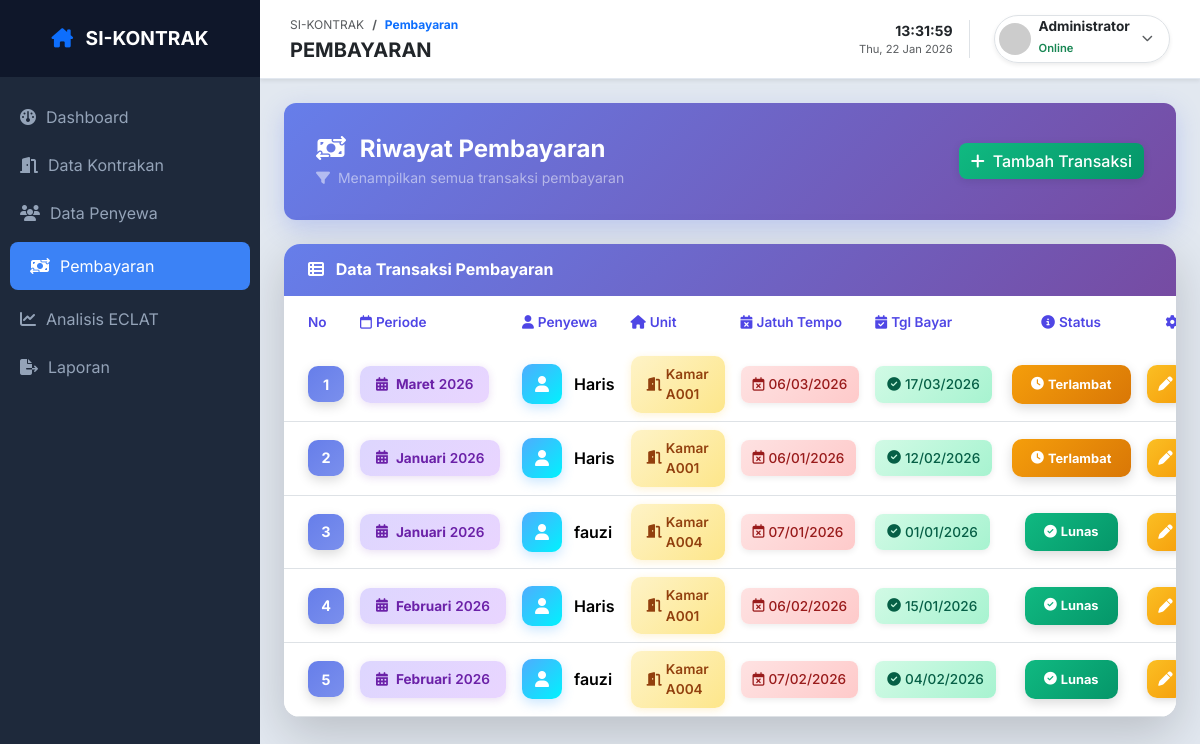
/index.php?page=pembayaran (signed in), run on the app's committed database.
### tables this page shows
CREATE TABLE `pembayaran` (
  `id_pembayaran` int(11) NOT NULL,
  `id_penyewa` int(11) DEFAULT NULL,
  `id_kontrakan` int(11) DEFAULT NULL,
  `bulan` varchar(20) DEFAULT NULL,
  `tahun` int(11) DEFAULT NULL,
  `jatuh_tempo` date DEFAULT NULL,
  `tanggal_bayar` date DEFAULT NULL,
  `status` varchar(20) DEFAULT NULL
);

CREATE TABLE `penyewa` (
  `id_penyewa` int(11) NOT NULL,
  `nama_penyewa` varchar(100) NOT NULL,
  `id_kontrakan` int(11) DEFAULT NULL,
  `no_hp` varchar(20) DEFAULT NULL,
  `alamat` text DEFAULT NULL
);

CREATE TABLE `kontrakan` (
  `id_kontrakan` int(11) NOT NULL,
  `tipe_kamar` varchar(50) DEFAULT NULL,
  `harga` int(11) DEFAULT NULL,
  `jatuh_tempo` int(2) DEFAULT 10,
  `id_penyewa` int(11) DEFAULT NULL
);

### transaksi/pembayaran.php (the view, shortened to what this page needs)
<?php
$id_filter = isset($_GET['id_penyewa']) ? mysqli_real_escape_string($conn, $_GET['id_penyewa']) : '';
$nama_header = "Riwayat Pembayaran";
$sql = "SELECT p.*, s.nama_penyewa, k.tipe_kamar
        FROM pembayaran p
        JOIN penyewa s ON p.id_penyewa = s.id_penyewa
        JOIN kontrakan k ON p.id_kontrakan = k.id_kontrakan";
$sql .= " ORDER BY p.tahun DESC, p.bulan DESC";
$query = mysqli_query($conn, $sql);
?>
<div class="header-gradient mb-4" data-aos="fade-down">
    <div class="d-flex justify-content-between align-items-center">
        <div>
            <h4 class="fw-bold mb-1 text-white">
                <i class="fa-solid fa-money-bill-transfer me-2"></i>
                <?= $nama_header ?>
            </h4>
            <p class="text-white-50 small mb-0">
                <i class="fa-solid fa-filter me-1"></i>
                <?= $id_filter ? 'Filter aktif - Penyewa spesifik' : 'Menampilkan semua transaksi pembayaran' ?>
            </p>
        </div>
        <div class="d-flex gap-2">
            <a href="index.php?page=pembayaran_form<?= $id_filter ? '&id_penyewa='.$id_filter : '' ?>" class="btn btn-success">
                <i class="fa-solid fa-plus me-2"></i>Tambah Transaksi
            </a>
        </div>
    </div>
</div>
<div class="card border-0 shadow-lg colorful-card" data-aos="fade-up">
    <div class="card-header-gradient">
        <h6 class="mb-0 fw-bold text-white">
            <i class="fa-solid fa-table-list me-2"></i>
            Data Transaksi Pembayaran
        </h6>
    </div>
    <div class="card-body p-0">
        <div class="table-responsive">
            <table class="table table-hover align-middle mb-0 colorful-table">
                <thead>
                    <tr>
                        <th class="ps-4 py-3">No</th>
                        <th class="py-3">
                            <i class="fa-regular fa-calendar me-1"></i>Periode
                        </th>
                        <th class="py-3">
                            <i class="fa-solid fa-user me-1"></i>Penyewa
                        </th>
                        <th class="py-3">
                            <i class="fa-solid fa-house me-1"></i>Unit
                        </th>
                        <th class="py-3">
                            <i class="fa-solid fa-calendar-xmark me-1"></i>Jatuh Tempo
                        </th>
                        <th class="py-3">
                            <i class="fa-solid fa-calendar-check me-1"></i>Tgl Bayar
                        </th>
                        <th class="py-3 text-center">
                            <i class="fa-solid fa-info-circle me-1"></i>Status
                        </th>
                        <th class="py-3 text-center">
                            <i class="fa-solid fa-gear me-1"></i>Aksi
                        </th>
                    </tr>
                </thead>
                <tbody>
                    <?php if(mysqli_num_rows($query) > 0): ?>
                        <?php
                        $no = 1;
                        $colors = ['#667eea'];
                        while($row = mysqli_fetch_assoc($query)):
                            $color = $colors[($no - 1) % count($colors)];
                        ?>
                        <tr class="table-row-animated">
                            <td class="ps-4">
                                <div class="number-badge" style="background: linear-gradient(135deg, <?= $color ?>, <?= $color ?>dd);">
                                    <?= $no++ ?>
                                </div>
                            </td>
                            <td>
                                <div class="period-badge">
                                    <i class="fa-solid fa-calendar-days me-2"></i>
                                    <span class="fw-bold"><?= $row['bulan'] ?></span>
                                    <span class="ms-1"><?= $row['tahun'] ?></span>
                                </div>
                            </td>
                            <td>
                                <div class="d-flex align-items-center">
                                    <div class="tenant-avatar">
                                        <i class="fa-solid fa-user"></i>
                                    </div>
                                    <span class="fw-semibold"><?= $row['nama_penyewa'] ?></span>
                                </div>
                            </td>
                            <td>
                                <span class="unit-badge">
                                    <i class="fa-solid fa-door-open me-1"></i><?= $row['tipe_kamar'] ?>
                                </span>
                            </td>
                            <td>
                                <div class="date-box date-danger">
                                    <i class="fa-regular fa-calendar-xmark me-1"></i>
                                    <?= date('d/m/Y', strtotime($row['jatuh_tempo'])) ?>
                                </div>
                            </td>
                            <td>
                                <?php if($row['tanggal_bayar']): ?>
                                    <div class="date-box date-success">
                                        <i class="fa-solid fa-check-circle me-1"></i>
                                        <?= date('d/m/Y', strtotime($row['tanggal_bayar'])) ?>
                                    </div>
                                <?php else: ?>
                                    <div class="date-box date-muted">
                                        <i class="fa-regular fa-circle-xmark me-1"></i>Belum bayar
                                    </div>
                                <?php endif; ?>
                            </td>
                            <td class="text-center">
                                <?php
                                if($row['status'] == 'Lunas') {
                                    $status_class = 'status-success';
                                    $icon = 'fa-circle-check';
                                } elseif($row['status'] == 'Terlambat') {
                                    $status_class = 'status-warning';
                                    $icon = 'fa-clock';
                                } else {
                                    $status_class = 'status-danger';
                                    $icon = 'fa-exclamation-circle';
                                }
                                ?>
                                <span class="status-badge <?= $status_class ?>">
                                    <i class="fa-solid <?= $icon ?> me-1"></i><?= $row['status'] ?>
                                </span>
                            </td>
                            <td class="text-center">
                                <div class="action-buttons">
                                    <a href="index.php?page=edit_pembayaran&id=<?= $row['id_pembayaran'] ?>"
                                       class="action-btn btn-edit"
                                       title="Edit">
                                        <i class="fa-solid fa-pen"></i>
                                    </a>
                                </div>
                            </td>
                        </tr>
                        <?php endwhile; ?>
                    <?php endif; ?>
                </tbody>
            </table>
        </div>
    </div>
</div>

### index.php (style rules this page uses)
body { font-family: 'Inter', sans-serif; background-color: #e2e8f0; }

### transaksi/pembayaran.php (style rules this page uses)
.header-gradient { background: linear-gradient(135deg, #667eea 0%, #764ba2 100%); padding: 2rem; border-radius: 12px; box-shadow: 0 8px 24px rgba(102, 126, 234, 0.3); }
.colorful-card { border-radius: 16px; overflow: hidden; }
.card-header-gradient { background: linear-gradient(135deg, #667eea 0%, #764ba2 100%); padding: 1rem 1.5rem; }
.colorful-table thead { background: linear-gradient(to right, #f8fafc, #e0e7ff); }
.colorful-table thead th { font-weight: 600; font-size: 0.85rem; color: #4f46e5; border: none; }
.table-row-animated { transition: all 0.3s ease; }
.number-badge { width: 36px; height: 36px; border-radius: 10px; display: flex; align-items: center; justify-content: center; color: white; font-weight: 700; font-size: 0.9rem; box-shadow: 0 4px 12px rgba(0, 0, 0, 0.15); }
.period-badge { display: inline-flex; align-items: center; padding: 0.5rem 1rem; background: linear-gradient(135deg, #ddd6fe, #e9d5ff); color: #6b21a8; border-radius: 10px; font-size: 0.85rem; font-weight: 600; box-shadow: 0 2px 8px rgba(107, 33, 168, 0.15); }
.tenant-avatar { width: 40px; height: 40px; background: linear-gradient(135deg, #4facfe, #00f2fe); border-radius: 10px; display: flex; align-items: center; justify-content: center; color: white; margin-right: 0.75rem; box-shadow: 0 4px 12px rgba(79, 172, 254, 0.3); }
.unit-badge { display: inline-flex; align-items: center; padding: 0.5rem 1rem; background: linear-gradient(135deg, #fef3c7, #fde68a); color: #92400e; border-radius: 10px; font-size: 0.85rem; font-weight: 600; box-shadow: 0 2px 8px rgba(251, 191, 36, 0.2); }
.date-box { display: inline-flex; align-items: center; padding: 0.5rem 0.75rem; border-radius: 8px; font-size: 0.85rem; font-weight: 500; box-shadow: 0 2px 6px rgba(0, 0, 0, 0.08); }
.date-danger { background: linear-gradient(135deg, #fee2e2, #fecaca); color: #991b1b; }
.date-success { background: linear-gradient(135deg, #d1fae5, #a7f3d0); color: #065f46; }
.status-badge { display: inline-flex; align-items: center; padding: 0.6rem 1.2rem; border-radius: 10px; font-size: 0.8rem; font-weight: 700; box-shadow: 0 4px 12px rgba(0, 0, 0, 0.15); transition: all 0.3s ease; }
.status-success { background: linear-gradient(135deg, #10b981, #059669); color: white; }
.status-warning { background: linear-gradient(135deg, #f59e0b, #d97706); color: white; }
.action-buttons { display: flex; gap: 0.5rem; justify-content: center; }
.action-btn { width: 38px; height: 38px; border-radius: 10px; display: flex; align-items: center; justify-content: center; transition: all 0.3s ease; text-decoration: none; font-size: 0.9rem; box-shadow: 0 2px 8px rgba(0, 0, 0, 0.15); }
.btn-edit { background: linear-gradient(135deg, #fbbf24, #f59e0b); color: white; }
.btn { border-radius: 8px; font-weight: 500; transition: all 0.2s ease; box-shadow: 0 2px 8px rgba(0, 0, 0, 0.1); }
.btn-success { background: linear-gradient(135deg, #10b981, #059669); border: none; }

### data on the page
pembayaran: bulan "Maret", tahun "2026", id_penyewa.nama_penyewa "Haris", id_kontrakan.tipe_kamar "Kamar A001", jatuh_tempo "06/03/2026", tanggal_bayar "17/03/2026", status "Terlambat"
pembayaran: bulan "Januari", tahun "2026", id_penyewa.nama_penyewa "Haris", id_kontrakan.tipe_kamar "Kamar A001", jatuh_tempo "06/01/2026", tanggal_bayar "12/02/2026", status "Terlambat"
pembayaran: bulan "Januari", tahun "2026", id_penyewa.nama_penyewa "fauzi", id_kontrakan.tipe_kamar "Kamar A004", jatuh_tempo "07/01/2026", tanggal_bayar "01/01/2026", status "Lunas"
pembayaran: bulan "Februari", tahun "2026", id_penyewa.nama_penyewa "Haris", id_kontrakan.tipe_kamar "Kamar A001", jatuh_tempo "06/02/2026", tanggal_bayar "15/01/2026", status "Lunas"
pembayaran: bulan "Februari", tahun "2026", id_penyewa.nama_penyewa "fauzi", id_kontrakan.tipe_kamar "Kamar A004", jatuh_tempo "07/02/2026", tanggal_bayar "04/02/2026", status "Lunas"

### other printed values
str_replace('_', ' ', $page) "Pembayaran"
str_replace('_', ' ', $page) "PEMBAYARAN"
$nama_header "Riwayat Pembayaran"
